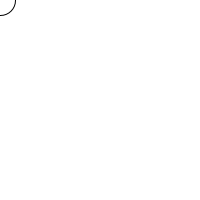
Frame 1 (no input)
Frame 60 (the mouse pressed at the canvas centre just before this capture): identical to frame 1, image omitted
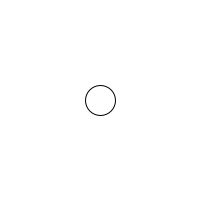
Frame 120 (the mouse held since frame 60 and released just before this capture)

The Processing sketch that drew these frames (run headless with seeded random() and noise(); from frame 60 on, the mouse is pressed at the canvas centre):

// Processing sketch: processing_170048
// ── processing_170048.pde

String test;
void setup(){
    size(200,200);
    test = "testing";
}

void draw(){
    noCursor();
    background(255,255,255);
    if(millis()%100 == 0){
        fill(random(255),random(255),random(255));
    }
    ellipse(mouseX, mouseY, 30, 30);
}
